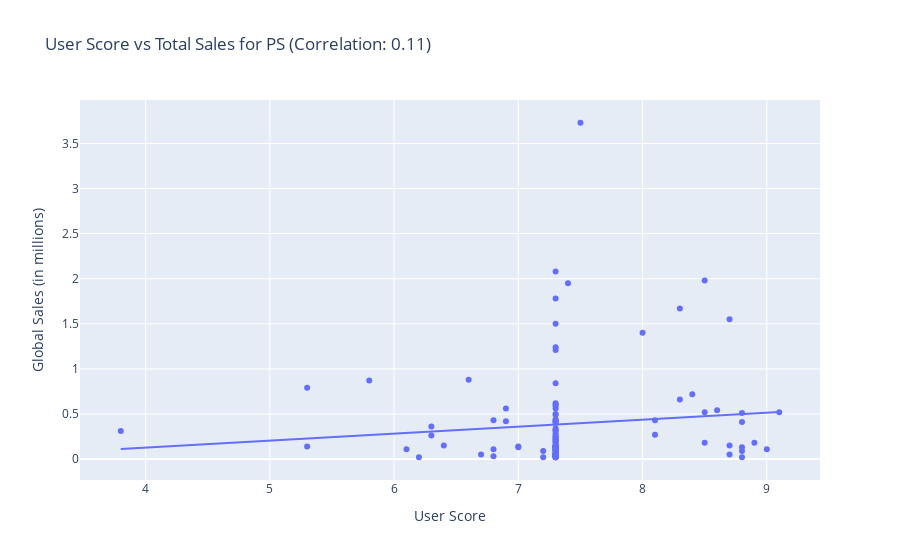
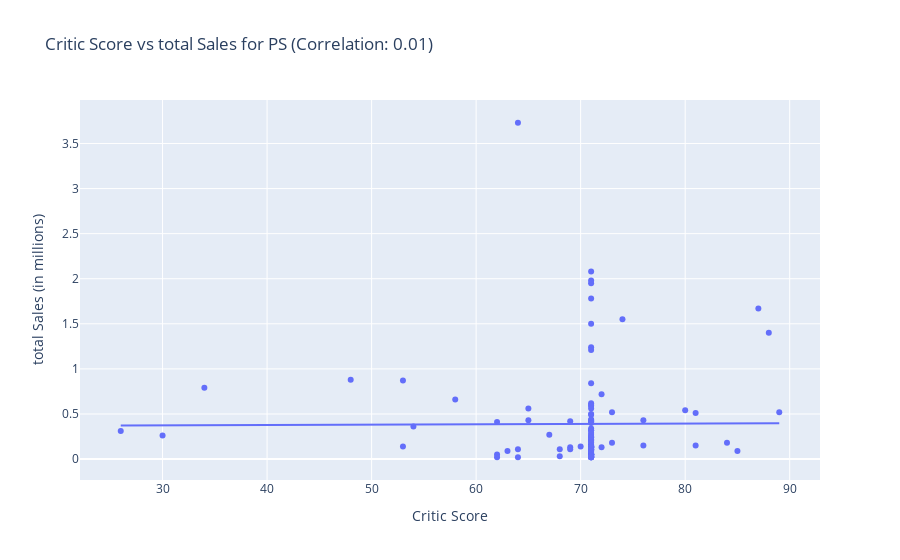

The notebook cell these images were saved under, in order:
### Markdown cell above
# Keeping your conclusions in mind, compare the sales of the same games on other platforms. There's still a a correlation between sales and user_score/critic_score. It is less evident with platforms that have lower sales.

### Code cell
# Filter data fro ps
platform_data = dfnew[dfnew['platform'] == 'PS']



# Calculate correlations
user_corr, _ = pearsonr(platform_data['user_score'], platform_data['total_sales'])
critic_corr, _ = pearsonr(platform_data['critic_score'], platform_data['total_sales'])

# Scatter plot for user_score vs total_sales
fig1 = px.scatter(
    platform_data,
    x='user_score',
    y='total_sales',
    title=f"User Score vs Total Sales for PS (Correlation: {user_corr:.2f})",
    labels={'user_score': 'User Score', 'total_sales': 'Global Sales (in millions)'},
    trendline="ols"  # Adds a trendline
)
fig1.show()

# Scatter plot for critic_score vs total_sales
fig2 = px.scatter(
    platform_data,
    x='critic_score',
    y='total_sales',
    title=f"Critic Score vs total Sales for PS (Correlation: {critic_corr:.2f})",
    labels={'critic_score': 'Critic Score', 'total_sales': 'total Sales (in millions)'},
    trendline="ols"  # Adds a trendline
)
fig2.show()

# Display correlation results
print(f"Correlation between user score and global sales: {user_corr:.2f}")
print(f"Correlation between critic score and global sales: {critic_corr:.2f}")

### Figure 1 — Plotly figure (JSON) as saved in the notebook; plotly's stock layout.template omitted (floating-point values rounded to 4 significant figures)
{"data": [{"hovertemplate": "User Score=%{x}<br>Global Sales (in millions)=%{y}<extra></extra>", "legendgroup": "", "marker": {"color": "#636efa", "symbol": "circle"}, "mode": "markers", "name": "", "orientation": "v", "showlegend": false, "type": "scatter", "x": [7.5, 7.3, 8.5, 7.4, 7.3, 8.3, 8.7, 7.3, 8, 7.3, 7.3, 6.6, 5.8, 7.3, 5.3, 8.4, 8.3, 7.3, 7.3, 7.3, 6.9, 7.3, 8.6, 9.1, 8.5, 8.8, 7.3, 7.3, 7.3, 7.3, 8.1, 7.3, 6.9, 6.8, 7.3, 8.8, 7.3, 6.3, 7.3, 7.3, 7.3, 3.8, 7.3, 7.3, 8.1, 6.3, 7.3, 7.3, 7.3, 7.3, 7.3, 7.3, 7.3, 8.9, 7.3, 8.5, 7.3, 6.4, 8.7, 7.3, 7.3, 7, 7.3, 7.3, 5.3, 7.3, 7.3, 7.3, 7, 7.3, 7.3, 7.3, 8.8, 7.3, 7.3, 9, 6.1, 6.8, 7.3, 7.3, 7.3, 7.3, 7.3, 8.8, 7.3, 7.2, 7.3, 7.3, 7.3, 7.3, 7.3, 7.3, 7.3, 7.3, 7.3, 7.3, 7.3, 8.7, 6.7, 7.3, 7.3, 7.3, 7.3, 7.3, 7.3, 7.3, 6.8, 7.3, 7.3, 7.3, 7.3, 8.8, 6.2, 7.2], "xaxis": "x", "y": [3.73, 2.08, 1.98, 1.95, 1.78, 1.67, 1.55, 1.5, 1.4, 1.24, 1.21, 0.88, 0.87, 0.84, 0.79, 0.72, 0.66, 0.62, 0.6, 0.59, 0.56, 0.56, 0.54, 0.52, 0.52, 0.51, 0.5, 0.49, 0.44, 0.43, 0.43, 0.42, 0.42, 0.43, 0.41, 0.41, 0.4, 0.36, 0.34, 0.32, 0.32, 0.31, 0.29, 0.27, 0.27, 0.26, 0.25, 0.24, 0.24, 0.21, 0.21, 0.21, 0.19, 0.18, 0.18, 0.18, 0.16, 0.15, 0.15, 0.15, 0.14, 0.14, 0.14, 0.14, 0.14, 0.14, 0.14, 0.13, 0.13, 0.13, 0.13, 0.13, 0.13, 0.12, 0.11, 0.11, 0.11, 0.11, 0.11, 0.1, 0.1, 0.1, 0.1, 0.09, 0.09, 0.09, 0.08, 0.06, 0.07, 0.06, 0.05, 0.05, 0.05, 0.05, 0.05, 0.05, 0.05, 0.05, 0.05, 0.05, 0.04, 0.04, 0.03, 0.03, 0.03, 0.03, 0.03, 0.02, 0.02, 0.02, 0.02, 0.02, 0.02, 0.02], "yaxis": "y"}, {"hovertemplate": "<b>OLS trendline</b><br>total_sales = 0.0773616 * user_score + -0.181852<br>R<sup>2</sup>=0.011388<br><br>User Score=%{x}<br>Global Sales (in millions)=%{y} <b>(trend)</b><extra></extra>", "legendgroup": "", "marker": {"color": "#636efa", "symbol": "circle"}, "mode": "lines", "name": "", "showlegend": false, "type": "scatter", "x": [3.8, 5.3, 5.3, 5.8, 6.1, 6.2, 6.3, 6.3, 6.4, 6.6, 6.7, 6.8, 6.8, 6.8, 6.9, 6.9, 7, 7, 7.2, 7.2, 7.3, 7.3, 7.3, 7.3, 7.3, 7.3, 7.3, 7.3, 7.3, 7.3, 7.3, 7.3, 7.3, 7.3, 7.3, 7.3, 7.3, 7.3, 7.3, 7.3, 7.3, 7.3, 7.3, 7.3, 7.3, 7.3, 7.3, 7.3, 7.3, 7.3, 7.3, 7.3, 7.3, 7.3, 7.3, 7.3, 7.3, 7.3, 7.3, 7.3, 7.3, 7.3, 7.3, 7.3, 7.3, 7.3, 7.3, 7.3, 7.3, 7.3, 7.3, 7.3, 7.3, 7.3, 7.3, 7.3, 7.3, 7.3, 7.3, 7.3, 7.3, 7.3, 7.3, 7.3, 7.3, 7.3, 7.3, 7.3, 7.3, 7.3, 7.3, 7.4, 7.5, 8, 8.1, 8.1, 8.3, 8.3, 8.4, 8.5, 8.5, 8.5, 8.6, 8.7, 8.7, 8.7, 8.8, 8.8, 8.8, 8.8, 8.8, 8.9, 9, 9.1], "xaxis": "x", "y": [0.1121, 0.2282, 0.2282, 0.2668, 0.2901, 0.2978, 0.3055, 0.3055, 0.3133, 0.3287, 0.3365, 0.3442, 0.3442, 0.3442, 0.3519, 0.3519, 0.3597, 0.3597, 0.3752, 0.3752, 0.3829, 0.3829, 0.3829, 0.3829, 0.3829, 0.3829, 0.3829, 0.3829, 0.3829, 0.3829, 0.3829, 0.3829, 0.3829, 0.3829, 0.3829, 0.3829, 0.3829, 0.3829, 0.3829, 0.3829, 0.3829, 0.3829, 0.3829, 0.3829, 0.3829, 0.3829, 0.3829, 0.3829, 0.3829, 0.3829, 0.3829, 0.3829, 0.3829, 0.3829, 0.3829, 0.3829, 0.3829, 0.3829, 0.3829, 0.3829, 0.3829, 0.3829, 0.3829, 0.3829, 0.3829, 0.3829, 0.3829, 0.3829, 0.3829, 0.3829, 0.3829, 0.3829, 0.3829, 0.3829, 0.3829, 0.3829, 0.3829, 0.3829, 0.3829, 0.3829, 0.3829, 0.3829, 0.3829, 0.3829, 0.3829, 0.3829, 0.3829, 0.3829, 0.3829, 0.3829, 0.3829, 0.3906, 0.3984, 0.437, 0.4448, 0.4448, 0.4602, 0.4602, 0.468, 0.4757, 0.4757, 0.4757, 0.4835, 0.4912, 0.4912, 0.4912, 0.4989, 0.4989, 0.4989, 0.4989, 0.4989, 0.5067, 0.5144, 0.5221], "yaxis": "y"}], "layout": {"legend": {"tracegroupgap": 0}, "title": {"text": "User Score vs Total Sales for PS (Correlation: 0.11)"}, "xaxis": {"anchor": "y", "domain": [0, 1], "title": {"text": "User Score"}}, "yaxis": {"anchor": "x", "domain": [0, 1], "title": {"text": "Global Sales (in millions)"}}}}

### Figure 2 — Plotly figure (JSON) as saved in the notebook; plotly's stock layout.template omitted (floating-point values rounded to 4 significant figures)
{"data": [{"hovertemplate": "Critic Score=%{x}<br>total Sales (in millions)=%{y}<extra></extra>", "legendgroup": "", "marker": {"color": "#636efa", "symbol": "circle"}, "mode": "markers", "name": "", "orientation": "v", "showlegend": false, "type": "scatter", "x": [64, 71, 71, 71, 71, 87, 74, 71, 88, 71, 71, 48, 53, 71, 34, 72, 58, 71, 71, 71, 65, 71, 80, 89, 73, 81, 71, 71, 71, 71, 76, 71, 69, 65, 71, 62, 71, 54, 71, 71, 71, 26, 71, 71, 67, 30, 71, 71, 71, 71, 71, 71, 71, 84, 71, 73, 71, 81, 76, 71, 71, 70, 71, 71, 53, 71, 71, 71, 69, 71, 71, 71, 72, 71, 71, 69, 64, 68, 71, 71, 71, 71, 71, 85, 71, 63, 71, 71, 71, 71, 71, 71, 71, 71, 71, 71, 71, 62, 71, 71, 71, 71, 71, 71, 71, 71, 68, 71, 71, 71, 71, 64, 62, 71], "xaxis": "x", "y": [3.73, 2.08, 1.98, 1.95, 1.78, 1.67, 1.55, 1.5, 1.4, 1.24, 1.21, 0.88, 0.87, 0.84, 0.79, 0.72, 0.66, 0.62, 0.6, 0.59, 0.56, 0.56, 0.54, 0.52, 0.52, 0.51, 0.5, 0.49, 0.44, 0.43, 0.43, 0.42, 0.42, 0.43, 0.41, 0.41, 0.4, 0.36, 0.34, 0.32, 0.32, 0.31, 0.29, 0.27, 0.27, 0.26, 0.25, 0.24, 0.24, 0.21, 0.21, 0.21, 0.19, 0.18, 0.18, 0.18, 0.16, 0.15, 0.15, 0.15, 0.14, 0.14, 0.14, 0.14, 0.14, 0.14, 0.14, 0.13, 0.13, 0.13, 0.13, 0.13, 0.13, 0.12, 0.11, 0.11, 0.11, 0.11, 0.11, 0.1, 0.1, 0.1, 0.1, 0.09, 0.09, 0.09, 0.08, 0.06, 0.07, 0.06, 0.05, 0.05, 0.05, 0.05, 0.05, 0.05, 0.05, 0.05, 0.05, 0.05, 0.04, 0.04, 0.03, 0.03, 0.03, 0.03, 0.03, 0.02, 0.02, 0.02, 0.02, 0.02, 0.02, 0.02], "yaxis": "y"}, {"hovertemplate": "<b>OLS trendline</b><br>total_sales = 0.000384995 * critic_score + 0.362102<br>R<sup>2</sup>=0.000037<br><br>Critic Score=%{x}<br>total Sales (in millions)=%{y} <b>(trend)</b><extra></extra>", "legendgroup": "", "marker": {"color": "#636efa", "symbol": "circle"}, "mode": "lines", "name": "", "showlegend": false, "type": "scatter", "x": [26, 30, 34, 48, 53, 53, 54, 58, 62, 62, 62, 63, 64, 64, 64, 65, 65, 67, 68, 68, 69, 69, 69, 70, 71, 71, 71, 71, 71, 71, 71, 71, 71, 71, 71, 71, 71, 71, 71, 71, 71, 71, 71, 71, 71, 71, 71, 71, 71, 71, 71, 71, 71, 71, 71, 71, 71, 71, 71, 71, 71, 71, 71, 71, 71, 71, 71, 71, 71, 71, 71, 71, 71, 71, 71, 71, 71, 71, 71, 71, 71, 71, 71, 71, 71, 71, 71, 71, 71, 71, 71, 71, 71, 71, 71, 71, 71, 71, 71, 72, 72, 73, 73, 74, 76, 76, 80, 81, 81, 84, 85, 87, 88, 89], "xaxis": "x", "y": [0.3721, 0.3737, 0.3752, 0.3806, 0.3825, 0.3825, 0.3829, 0.3844, 0.386, 0.386, 0.386, 0.3864, 0.3867, 0.3867, 0.3867, 0.3871, 0.3871, 0.3879, 0.3883, 0.3883, 0.3887, 0.3887, 0.3887, 0.3891, 0.3894, 0.3894, 0.3894, 0.3894, 0.3894, 0.3894, 0.3894, 0.3894, 0.3894, 0.3894, 0.3894, 0.3894, 0.3894, 0.3894, 0.3894, 0.3894, 0.3894, 0.3894, 0.3894, 0.3894, 0.3894, 0.3894, 0.3894, 0.3894, 0.3894, 0.3894, 0.3894, 0.3894, 0.3894, 0.3894, 0.3894, 0.3894, 0.3894, 0.3894, 0.3894, 0.3894, 0.3894, 0.3894, 0.3894, 0.3894, 0.3894, 0.3894, 0.3894, 0.3894, 0.3894, 0.3894, 0.3894, 0.3894, 0.3894, 0.3894, 0.3894, 0.3894, 0.3894, 0.3894, 0.3894, 0.3894, 0.3894, 0.3894, 0.3894, 0.3894, 0.3894, 0.3894, 0.3894, 0.3894, 0.3894, 0.3894, 0.3894, 0.3894, 0.3894, 0.3894, 0.3894, 0.3894, 0.3894, 0.3894, 0.3894, 0.3898, 0.3898, 0.3902, 0.3902, 0.3906, 0.3914, 0.3914, 0.3929, 0.3933, 0.3933, 0.3944, 0.3948, 0.3956, 0.396, 0.3964], "yaxis": "y"}], "layout": {"legend": {"tracegroupgap": 0}, "title": {"text": "Critic Score vs total Sales for PS (Correlation: 0.01)"}, "xaxis": {"anchor": "y", "domain": [0, 1], "title": {"text": "Critic Score"}}, "yaxis": {"anchor": "x", "domain": [0, 1], "title": {"text": "total Sales (in millions)"}}}}
